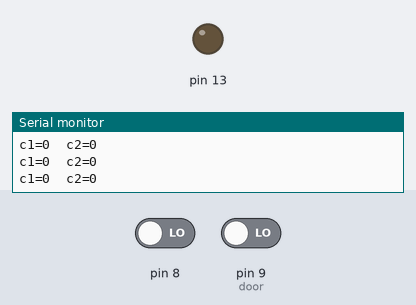
The sketch below on a simulated Arduino Uno, built with avr-gcc and run on an emulated ATmega328P. Shown: output pins drawn as LEDs (lit = HIGH), the last lines printed to the serial monitor. Dashed ring = blinking. The test bench sets the inputs (shaded band); at power-on: pin 9 (door) LOW, pin 8 LOW.

Above: at 1.4 s.
1.5 s: pin 9 (door) driven HIGH
At 1.65 s:
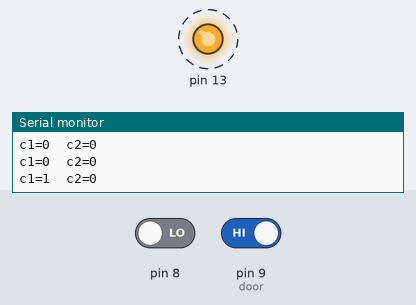
4.5 s: pin 9 (door) driven LOW
At 5.4 s:
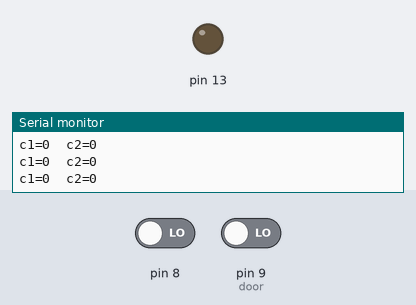
Timing chart, 0 to 7.5 s (numbered marks = the images above; inputs shaded):
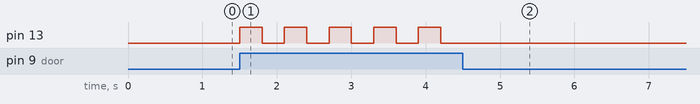

The sketch:

project1.ino
```cpp
int c1=0,c2=0;
bool detect,detectt;
void setup() {
  // put your setup code here, to run once:
  Serial.begin(9600);
  pinMode (9,INPUT);
  pinMode (13,OUTPUT);
  pinMode (8,INPUT);
}


void loop() {
  detect=digitalRead(9);    //near door
  detectt=digitalRead(8);
//  Serial.println("first ir");
//  Serial.println(detect);
//  delay(1000);
//  Serial.println("second ir");
//  Serial.println(detectt);
//  delay(1000);
if( detect && c1==c2)
c1++;
else if(detect && c1>c2)
c1--;
else if(detectt && c2<c1)
c2++;
else if(detectt && c2==c1)
c2--;
if(c1)
digitalWrite(13,HIGH);
else
digitalWrite(13,LOW);
Serial.print("c1=");
Serial.print(c1);
Serial.print("\tc2=");
Serial.println(c2);
delay(300);
}
```

Measured:
- after the input at 1.5 s, pin 13: alternates HIGH for 0.30 s and LOW for 0.30 s, starting at once
- after the input at 4.5 s, pin 13: stops changing and stays LOW
